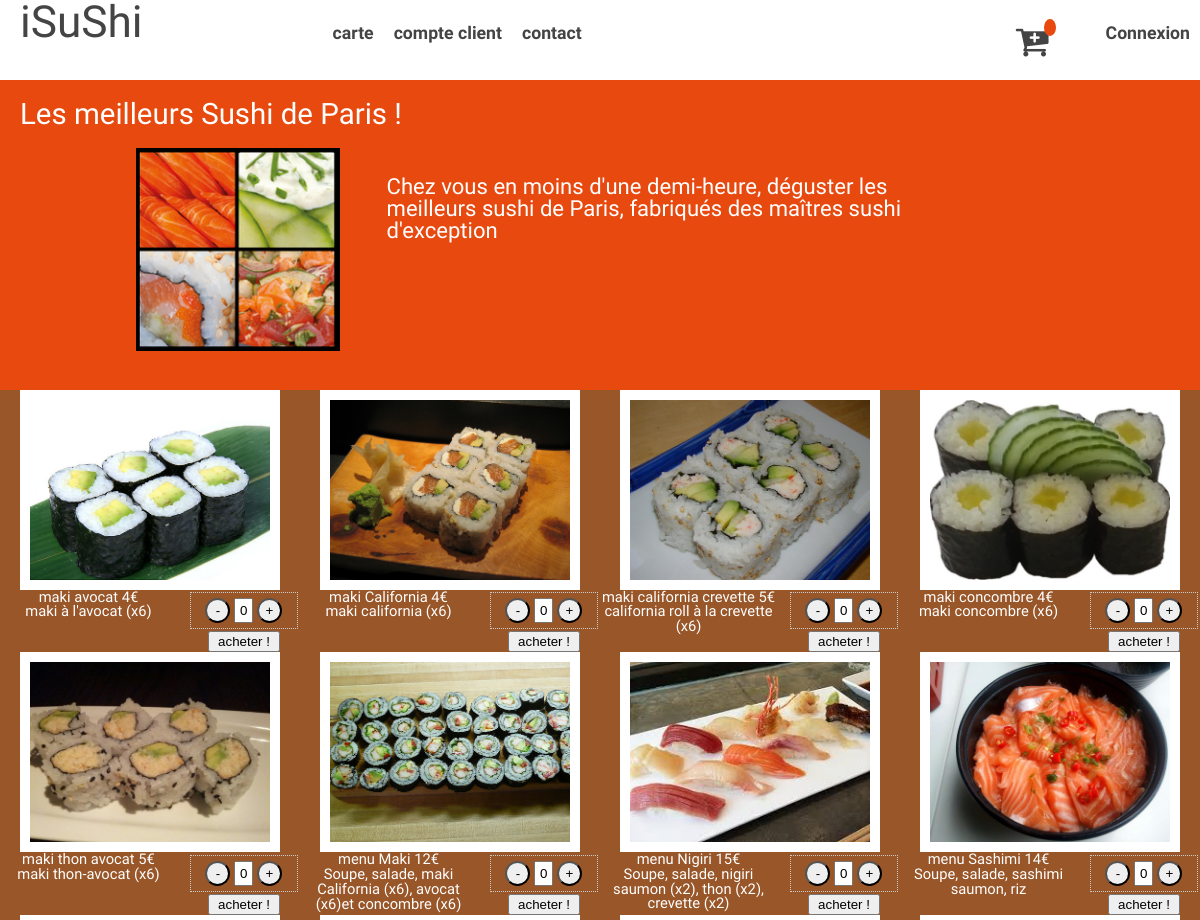
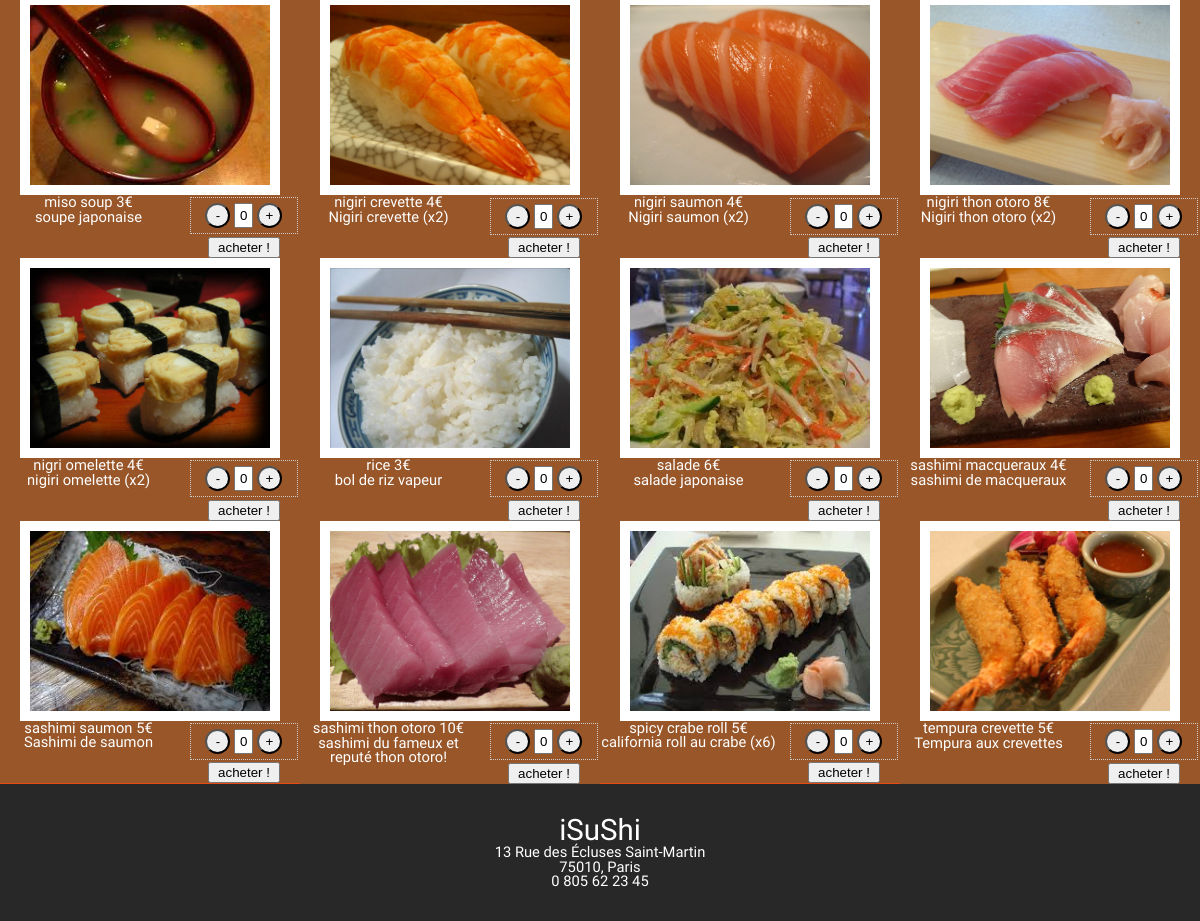
The page / on the database its author committed (2 pictures, top to bottom).
### tables this page shows
CREATE TABLE `produits` (
  `id` int(10) UNSIGNED NOT NULL,
  `name` varchar(64) NOT NULL,
  `description` text NOT NULL,
  `image` varchar(255) NOT NULL,
  `price` int(7) UNSIGNED NOT NULL,
  `is_menu` tinyint(1) NOT NULL
);

### menu-choice.php (the view)
 <?php
 try {
	$pdo = include('data/pdo.php');
} catch (Exception $e) {
        die('Erreur');
}
$getimage = $pdo->query('SELECT id, image, name, description, price  FROM produits Order By name');
$donnees = $getimage->fetchall();
foreach ($donnees as $key => $value) {
	?>
	<div class="menu-mosaic" class="produits'" >
		<span class="imgSize">
			<img src="<?php echo $donnees[$key]['image'];?>" class="adapt-image"/>
		</span>
		<div class="count-container">
			<form class='myform'  method='POST' action='#'>
    			<input type='button' value='-' class='qtyminus' data-field='quantity' />
    			<input type='text' name='quantity' value='0' class='qty' />
    			<input type='button' value='+' class='qtyplus' data-field='quantity' />
			</form>
			<button data-product="<?=$donnees[$key]['id']; ?>" type="submit" value="text" class="basketAdd">acheter !</button>
		</div>
		<div class="menuText">
		<h3><?php echo $donnees[$key]['name'] . " " .$donnees [$key]['price'] . "€";?></h3>
		<p><?php echo $donnees [$key]['description'];?></p>
		</div>
	</div>
	<?php
}
?>

### includes/header.php (shortened to what this page needs)
<?php
$connect = "Connexion";
$connectPage = "connexion.php";
?>
<!DOCTYPE html>
<html lang="fr">
<head>
	<link rel="stylesheet" href="css/font-awesome.min.css">
	<link rel="stylesheet" href="css/reset.css">
	<link rel="stylesheet" href="css/style-panier.css">
	<link rel="stylesheet" href="css/style-arthur.css">
	<link rel="stylesheet" href="css/style.css">
</head>
<body>
	<div class="container">
		<header class="page-header clearfix">
			<h1>
				<a href="index.php" title="Back to home">iSuShi</a>
			</h1>
			<nav class="isushi-nav" id="large-menu">
				<ul>
					<li><a href="liste-menu.php" title="carte">carte</a></li>
					<li><a href="#" title="compte">compte client</a></li>
					<li><a href="#" title="contact">contact</a></li>
				</ul>
			</nav>
			<nav class="isushi-nav" id="fix-menu">
				<ul>
					<li><a href="panier.php" title="panier"><i class="fa fa-cart-plus fa-2x"><sup></sup></i></a></li>
					<li><a href="<?=$connectPage?>" title=""><?=$connect?></a></li>
				</ul>
			</nav>
		</header>

### index.php (shortened to what this page needs)
<?php include('includes/header.php') ; ?>
<section class="products">
	<article>
		<h2>Les meilleurs Sushi de Paris !<span id="userhello"><?= !empty($nameUser) ? 'Bonjour '. $nameUser  : ''?></span></h2>
		<div id="tease" class="clearfix">
			<img src="img/img-accueil.png" alt="Les meilleurs sushi de Paris">
			<p>Chez vous en moins d'une demi-heure, déguster les meilleurs sushi de Paris, fabriqués des maîtres sushi d'exception</p>
		</div>
	</article>
</section>
<section id="menu-choice" class="clearfix">
	<?php include('menu-choice.php'); ?>
</section>

### css/style-arthur.css (style rules this page uses)
#menu-choice { display: none; width: 100%; }
.menu-mosaic { width:320px; display:inline-block; float:left; position:relative; background-color: #985629; text-align: center; }
img.adapt-image { width: 80%; border:10px solid white; }
.myform { float:right; width :40%; }
.count-container { float:right; width:40%; }
.menuText { float:left; width: 59%; height:62px; text-align: center; }
.basketAdd { float:right; width: 60%; margin-right: 20px; }
.basketAdd, { border-radius:12px 0 12px 0; background: #f5f5f5; border:none; color:#555; font:bold 12px Verdana; padding:6px 0 6px 0; box-shadow:1px 1px 3px #999; }
.menu-text,h3,p { color: white; }
.menu-text,p { font-size: italic; }
form.myform { text-align: center; padding: 5px; border: 1px dotted #ccc; margin: 2%; width: 80%; }
.qty { width: 20%; height: 25px; text-align: center; }
input.qtyplus { width:25px; height:25px; border-radius: 50%; }
input.qtyminus { width:25px; height:25px; border-radius: 50%; }
.page-footer { background-color: #282828; padding: 32px 25px; text-align: center; color: #fff; }
@media screen and (min-width: 960px) { #menu-choice { display: block; } }
@media screen and (min-width: 960px) { #menu-choice::after { display: block; content: ""; clear:both; } }
@media screen and (min-width: 960px) { .menu-mosaic { width:25%; display:inline-block; float:left; position:relative; background-color: #985629; } }
@media screen and (min-width: 960px) { .basketAdd { cursor: pointer; } }

### css/style.css (style rules this page uses)
body { font-family: 'Muli', sans-serif; font-size: 92%; }
h1 { font-size: 3em; }
a { text-decoration: none; color: #444; }
.clearfix::after { clear: both; display: block; content: ""; }
.container { width: 100%; margin: auto; max-width: 1220px; background-color: #5B7A2B; }
.page-header { height: 80px; background-color: #FFF; }
header h1 { float: left; padding-left: 10px; }
#large-menu { display: none; }
.isushi-nav ul { float: right; }
.isushi-nav li { float: left; }
#fix-menu a { color: #444; display: block; margin-right: 10px; }
#fix-menu sup { background-color: #E7490F; border-radius: 50%; bottom: 23px; color: #fff; font-size: 0.3em; left: -5px; padding: 3px 6px; position: relative; }
.isushi-nav a { display: block; padding: 25px 0; }
.isushi-nav a i { float: right; margin-right: 25px; }
.products { color: #fff; padding: 20px; }
h2 { font-size: 2em; }
#tease { width: 100%; }
#tease p { float: left; width: 60%; margin: 5%; font-size: 1.5em; }
#tease img { float: left; margin:2% auto; width: 22%; }
#menu-choice { display: none; }
.page-footer { background-color: #282828; padding: 32px 25px; text-align: center; color: #fff; }
@media screen and (min-width: 960px) { .container { background-color:#E7490F; } }
@media screen and (min-width: 960px) { header h1 { float: left; padding-left: 20px; } }
@media screen and (min-width: 960px) { .isushi-nav { display: block; position: static; } }
@media screen and (min-width: 960px) { #large-menu { display: block; float: left; padding-left: 15%; } }
@media screen and (min-width: 960px) { #fix-menu { width: 30%; float: right; } }
@media screen and (min-width: 960px) { .isushi-nav a { border-bottom: none; margin: 0 10px; font-size: 1.2em; font-weight: 600; } }
@media screen and (min-width: 960px) { .isushi-nav li { float: left; } }
@media screen and (min-width: 960px) { #tease { width: 80%; margin: auto; } }
@media screen and (min-width: 960px) { #tease p { font-size: 1.5em; } }
@media screen and (min-width: 960px) { #menu-choice { display: block; } }

### rows shown on the page
produits: image (picture), name "maki avocat", price "4", description "maki à l'avocat (x6)"
produits: image (picture), name "maki California", price "4", description "maki california (x6)"
produits: image (picture), name "maki california crevette", price "5", description "california roll à la crevette (x6)"
produits: image (picture), name "maki concombre", price "4", description "maki concombre (x6)"
produits: image (picture), name "maki thon avocat", price "5", description "maki thon-avocat (x6)"
produits: image (picture), name "menu Maki", price "12", description "Soupe, salade, maki California (x6), avocat (x6)et concombre (x6)"
produits: image (picture), name "menu Nigiri", price "15", description "Soupe, salade, nigiri saumon (x2), thon (x2), crevette (x2)"
produits: image (picture), name "menu Sashimi", price "14", description "Soupe, salade, sashimi saumon, riz"
produits: image (picture), name "miso soup", price "3", description "soupe japonaise"
produits: image (picture), name "nigiri crevette", price "4", description "Nigiri crevette (x2)"
produits: image (picture), name "nigiri saumon", price "4", description "Nigiri saumon (x2)"
produits: image (picture), name "nigiri thon otoro", price "8", description "Nigiri thon otoro (x2)"
produits: image (picture), name "nigri omelette", price "4", description "nigiri omelette (x2)"
produits: image (picture), name "rice", price "3", description "bol de riz vapeur"
produits: image (picture), name "salade", price "6", description "salade japonaise"
produits: image (picture), name "sashimi macqueraux", price "4", description "sashimi de macqueraux"
produits: image (picture), name "sashimi saumon", price "5", description "Sashimi de saumon"
produits: image (picture), name "sashimi thon otoro", price "10", description "sashimi du fameux et reputé thon otoro!"
produits: image (picture), name "spicy crabe roll", price "5", description "california roll au crabe (x6)"
produits: image (picture), name "tempura crevette", price "5", description "Tempura aux crevettes"

### other values the page prints
$connect "Connexion"
